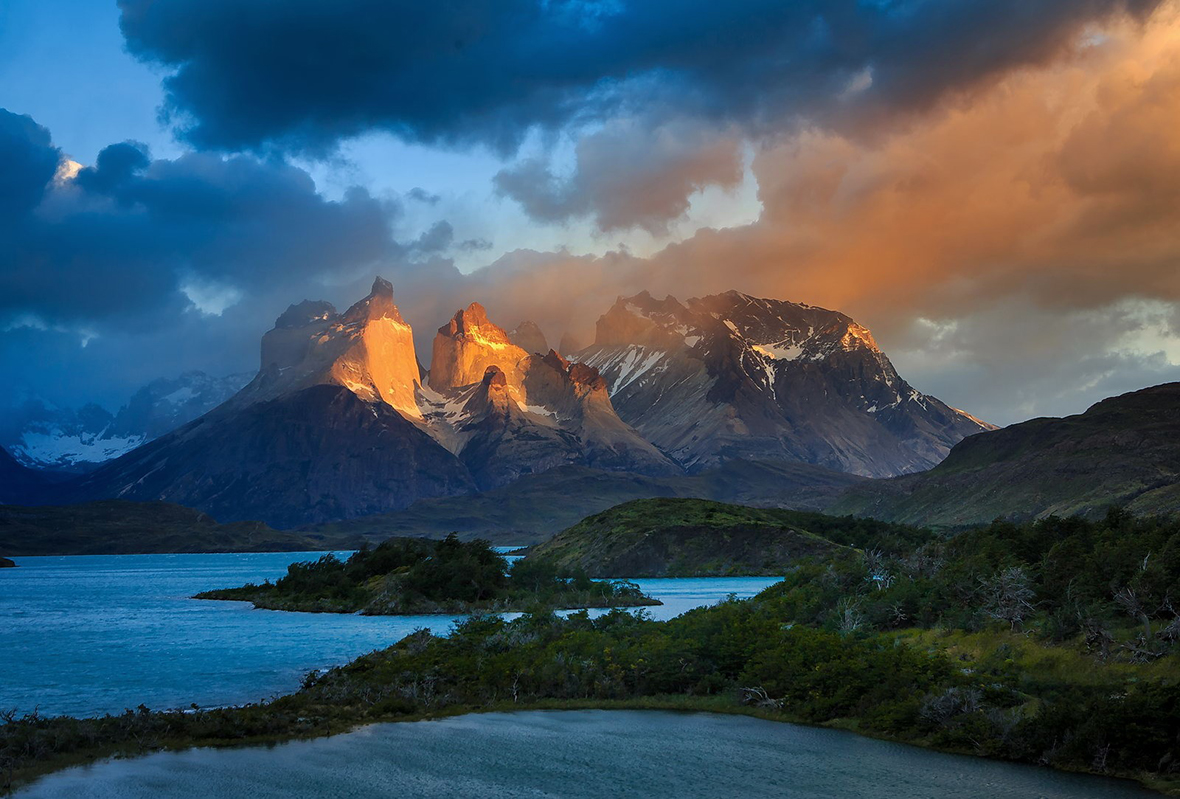
#> input picture images/download.jpeg, 1180 x 799 px
$ python check_auth.py --image images/download.jpeg
#> lines starting #> are read from the running program, lines starting #| are printed output that depends on the picture
### master_share_generator.py
import cv2
import random
import numpy as np
import utils

def gen(path):
#> called with path = 'images/download.jpeg'
    random.seed(a=utils.KEY)
    random_points = random.sample(range(utils.IMG_SIZE), utils.WATERMARK_SIZE)
    og_img = cv2.imread(path,0)
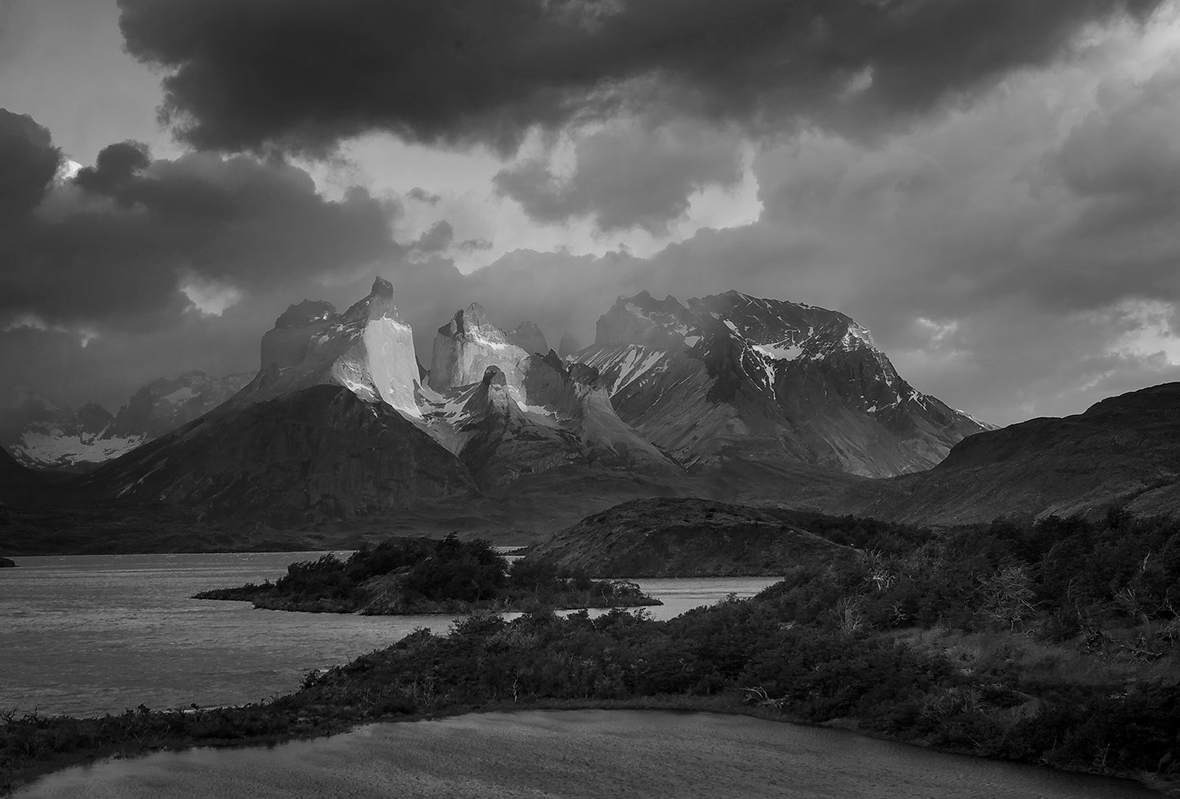
#> og_img: shape (799, 1180); min 0, max 244, mean 77.1

    master_img = np.zeros((utils.WATERMARK_WIDTH, utils.WATERMARK_HEIGHT, 1), np.uint8)

    i = 0
    j = 0

    for k in random_points:
        x = k // utils.IMG_WIDTH
        y = k % utils.IMG_WIDTH
        if utils.mean_neighbour(og_img, x, y) > utils.THRESH:
            master_img[i,j] = 255
        j += 1
        if j == 256:
            j = 0
            i += 1
#> this loop made 65536 passes
#> val in mean_neighbour on passes 1 to 3: 120, 1217, 337
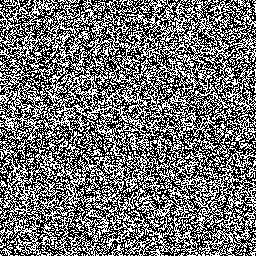
#> master_img: shape (256, 256, 1); 44.5% white in thin lines or dots
#> after the loop, i = 256; j = 0

    return master_img

### utils.py
IMG_WIDTH = 1180
IMG_HEIGHT = 799
WATERMARK_WIDTH = 256
WATERMARK_HEIGHT = 256

IMG_SIZE = IMG_HEIGHT * IMG_WIDTH
WATERMARK_SIZE = WATERMARK_HEIGHT * WATERMARK_WIDTH

KEY = 1001
THRESH = 75

# [9 lines left out: function xor, not called in this run]
def mean_neighbour(img, x, y):
     val = 0
     num = 0
     i = x
     j = y
     if i >= 0 and i < IMG_HEIGHT and j >= 0 and j < IMG_WIDTH:
         val += img[i, j]
         num += 1
     i = x + 1
     j = y + 1
     if i >= 0 and i < IMG_HEIGHT and j >= 0 and j < IMG_WIDTH:
         val += img[i, j]
         num += 1
     i = x - 1
     j = y - 1
     if i >= 0 and i < IMG_HEIGHT and j >= 0 and j < IMG_WIDTH:
         val += img[i, j]
         num += 1
     i = x + 1
     j = y
     if i >= 0 and i < IMG_HEIGHT and j >= 0 and j < IMG_WIDTH:
         val += img[i, j]
         num += 1
     i = x
     j = y + 1
     if i >= 0 and i < IMG_HEIGHT and j >= 0 and j < IMG_WIDTH:
         val += img[i, j]
         num += 1
     i = x + 1
     j = y - 1
     if i >= 0 and i < IMG_HEIGHT and j >= 0 and j < IMG_WIDTH:
         val += img[i, j]
         num += 1
     i = x - 1
     j = y + 1
     if i >= 0 and i < IMG_HEIGHT and j >= 0 and j < IMG_WIDTH:
         val += img[i, j]
         num += 1
     i = x - 1
     j = y
     if i >= 0 and i < IMG_HEIGHT and j >= 0 and j < IMG_WIDTH:
         val = val + img[i, j]
         num += 1
     i = x
     j = y - 1
     if i >= 0 and i < IMG_HEIGHT and j >= 0 and j < IMG_WIDTH:
         val += img[i, j]
         num += 1

     return val/float(num)

### watermark_generator.py
import cv2
import random
import numpy as np
import master_share_generator as master
import utils

def wm_gen(PATH, owner):
    random.seed(a=utils.KEY)
    random_points = random.sample(range(utils.IMG_SIZE), utils.WATERMARK_SIZE)
    owner_img = cv2.imread(owner, 0)
    master_img = master.gen(PATH)
    watermark_img = np.zeros((utils.WATERMARK_WIDTH, utils.WATERMARK_HEIGHT, 1), np.uint8)

    i = 0
    j = 0

    for i in range(0, utils.WATERMARK_HEIGHT):
        for j in range(0, utils.WATERMARK_WIDTH):
            watermark_img[i, j] = utils.xor(master_img[i, j], owner_img[i, j])
#> watermark_img: shape (256, 256, 1); every value is 0

    watermark_img = (255-watermark_img)
    kernel = np.ones((4,4),np.uint8)
    watermark_img = cv2.medianBlur(watermark_img, 3)
    watermark_img = cv2.morphologyEx(watermark_img, cv2.MORPH_OPEN, kernel)
    watermark_img = cv2.morphologyEx(watermark_img, cv2.MORPH_CLOSE, kernel)
    watermark_img = (255-watermark_img)

    cv2.imshow("Extracted Watermark", watermark_img)
    cv2.waitKey(0)
    cv2.destroyAllWindows()

    return watermark_img

### check_auth.py
import cv2
import numpy as np
from watermark_generator import wm_gen
import argparse

parser = argparse.ArgumentParser()
parser.add_argument('--image')
parser.add_argument('--watermark')
parser.add_argument('--owner')

args = parser.parse_args()

template = cv2.imread(args.watermark,0)
PATH = args.image
owner = args.owner

#> (the run stopped early here; a loop or call above may not have finished)
